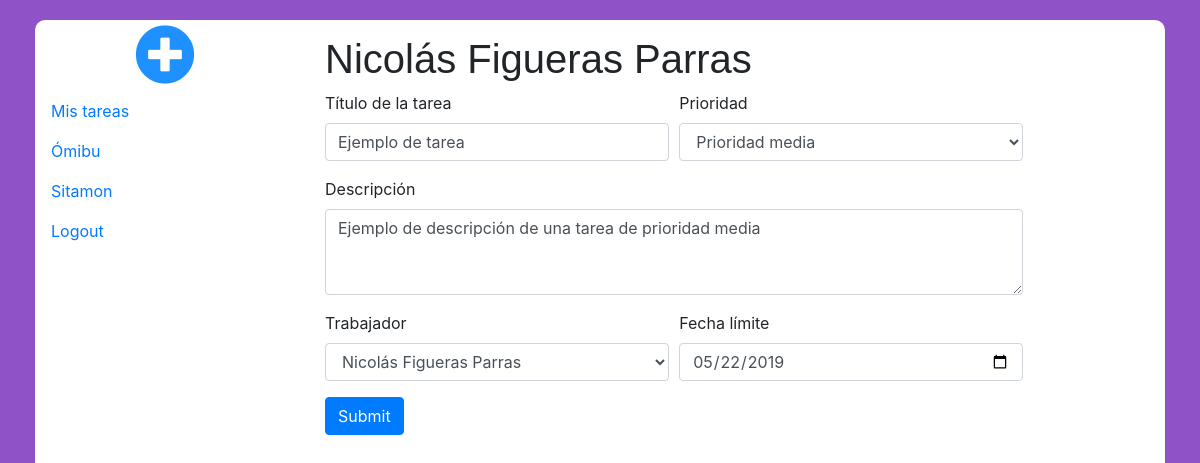
Page /Tasks/modifyTask.php?task=2 (signed in) on the committed database.
### tables this page shows
CREATE TABLE `trabajadores` (
  `ID_trabajador` bigint(20) UNSIGNED NOT NULL,
  `Nombre` varchar(20) NOT NULL,
  `Apellidos` varchar(50) NOT NULL,
  `Direccion` varchar(70) NOT NULL,
  `Puesto` varchar(40) NOT NULL,
  `Email` varchar(50) NOT NULL,
  `Password` varchar(15) NOT NULL,
  `Telefono` varchar(20) NOT NULL
);

CREATE TABLE `clientes` (
  `ID_cliente` bigint(20) UNSIGNED NOT NULL,
  `Nombre` varchar(50) NOT NULL
);

CREATE TABLE `tareas` (
  `ID_tarea` bigint(20) UNSIGNED NOT NULL,
  `Nombre` varchar(100) NOT NULL,
  `Descripcion` varchar(150) NOT NULL,
  `Fecha` date NOT NULL,
  `Prioridad` int(1) NOT NULL,
  `Trabajador` bigint(20) NOT NULL,
  `Cliente` bigint(20) NOT NULL,
  `Finalizado` int(1) NOT NULL
);

### tasks/modifyTask.php (the view, shortened to what this page needs)
<!DOCTYPE HTML>
<html lang="es">
	<head>
		<link rel="stylesheet" type="text/css" href="../css/main.css">
		<link rel="stylesheet" href="https://stackpath.bootstrapcdn.com/bootstrap/4.3.1/css/bootstrap.min.css">
		<link rel="stylesheet" href="https://use.fontawesome.com/releases/v5.8.1/css/all.css">
	</head>
	<body>
			<?php
                $db = connectDb();
            ?>
			<?php
				$workerData = mysqli_fetch_array(mysqli_query($db, "SELECT * FROM trabajadores WHERE Email = '$_SESSION[email]'"));
			?>
		<div class="container-fluid">
			<div class="mainBox">
                    <div class="row">
                            <div class="col-3 addClientBox">
                                <a href="#"><i class="fas fa-plus-circle addClientBtn"></i></a>
                            </div>
                            <div class="col-9 welcomeMessage">
                                <h1><?php echo $workerData['Nombre']." ".$workerData['Apellidos'] ?></h1>
                            </div>
                    </div>
                    <div class="row">
                            <div class="col-3">
                                <div class="nav flex-column nav-pills" id="v-pills-tab" role="tablist" aria-orientation="vertical">
                                    <a class="nav-link" href="../myTasks/">Mis tareas</a>
                                    <?php
                                        $clientsQuery = mysqli_query($db, "SELECT * FROM clientes");
                                        if($row = mysqli_fetch_array($clientsQuery)){
                                            do{
                                                if(isset($_GET['client'])){
                                                    if($_GET['client'] == $row['ID_cliente']){
                                                        echo "<a class='nav-link active' href='../index.php?client='$row[ID_cliente]'>".$row['Nombre']."</a>";
                                                    }else{
                                                        echo "<a class='nav-link' href='../index.php?client=$row[ID_cliente]'>".$row['Nombre']."</a>";
                                                    }
                                                }else{
                                                    echo "<a class='nav-link' href='../index.php?client=$row[ID_cliente]'>".$row['Nombre']."</a>";
                                                }
                                            }while($row = mysqli_fetch_array($clientsQuery));
                                        }
                                    ?>
                                    <a class="nav-link" href="../login/logout.php">Logout</a>
                                </div>
                            </div>
                            <div class="col-9">
                                <div class="tab-content" id="v-pills-tabContent">
                                    <div class="tab-pane fade show active" id="v-pills-home" role="tabpanel" aria-labelledby="v-pills-home-tab">
                                        <form action="addTask.php" method="post" id="addTaskForm">
                                                <?php
                                                    $actualValues = mysqli_fetch_array(mysqli_query($db, "SELECT * FROM tareas WHERE ID_tarea = '$_GET[task]'"));
                                                ?>
                                            <div class="form-row">
                                                <div class="form-group col-md-5">
                                                    <label for="title">Título de la tarea</label>
                                                    <input id="title" name="title" type="text" class="form-control" value="<?php echo $actualValues['Nombre'] ?>" required>
                                                </div>
                                                <div class="form-group col-md-5">
                                                    <label for="priority">Prioridad</label>
                                                    <select id="priority" name="priority" class="form-control">
                                                            <?php
                                                                if($actualValues['Prioridad'] == '1'){
                                                                    echo "
                                                                        <option value='0' disabled>Escoja una prioridad...</option>
                                                                        <option selected value='1'>Prioridad alta</option>
                                                                        <option value='2'>Prioridad media</option>
                                                                        <option value='3'>Prioridad baja</option>
                                                                    ";
                                                                }elseif($actualValues['Prioridad'] == '2'){
                                                                    echo "
                                                                        <option value='0' disabled>Escoja una prioridad...</option>
                                                                        <option value='1'>Prioridad alta</option>
                                                                        <option selected value='2'>Prioridad media</option>
                                                                        <option value='3'>Prioridad baja</option>
                                                                    ";
                                                                }
                                                            ?>
                                                    </select>
                                                </div>
                                            </div>
                                            <div class="form-row">
                                                <div class="form-group col-md-10">
                                                    <label for="description">Descripción</label>
                                                    <textarea class="form-control" name="description" value="<?php echo $actualValues['Descripcion'] ?>" id="description" rows="3"><?php echo $actualValues['Descripcion'] ?></textarea>
                                                </div>
                                            </div>
                                            <div class="form-row">
                                                <div class="form-group col-md-5">
                                                    <label for="worker">Trabajador</label>
                                                    <select id="worker" name="worker" class="form-control">
                                                        <?php
                                                            $workerQuery = mysqli_query($db, "SELECT ID_trabajador, Nombre, Apellidos FROM trabajadores");
                                                            $rows = mysqli_num_rows($workerQuery);
                                                            for($i=0;$i<$rows;$i++){
                                                                $data=mysqli_fetch_array($workerQuery);
                                                                if($data['ID_trabajador'] == $actualValues['Trabajador']){
                                                                    echo "<option selected value='$data[ID_trabajador]'>$data[Nombre] $data[Apellidos]</option>";
                                                                }else{
                                                                    echo "<option value='$data[ID_trabajador]'>$data[Nombre] $data[Apellidos]</option>";
                                                                }
                                                            }
                                                        ?>
                                                    </select>
                                                </div>
                                                <div class="form-group col-md-5">
                                                    <label for="limitDate">Fecha límite</label>
                                                    <input type="date" class="form-control" value="<?php echo $actualValues['Fecha'] ?>"  name="limitDate" id="limitDate">
                                                </div>
                                            </div>
                                            <div class="form-row">
                                                <div class="form-group col-md-2">
                                                    <input type="submit" class="btn btn-primary" id="addTask" name="addTask">
                                                </div>
                                            </div>
                                        </form>
                                    </div>
                                </div>
                            </div>
                    </div>
			</div>
		</div>
	</body>
</html>

### css/main.css (style rules this page uses)
h1 { font-family: arial, sans-serif; font-size: 16px; font-weight: bold; padding-top: 15px; margin-bottom: 1px; }
body { background-color: #9053c7 !important; }
.mainBox { margin: 20px !important; background: white !important; height:95vh; border-radius: 10px; }
.addClientBtn { font-size: 60px; color: dodgerblue; padding-top: 5px; }
.addClientBox { text-align: center; }
body { font-family: Poppins-Regular, sans-serif; }

### rows in the picture
trabajadores: Nombre "Nicolás", Apellidos "Figueras Parras"
clientes: Nombre "Ómibu"
clientes: Nombre "Sitamon"
tareas: title "Ejemplo de tarea", priority "Prioridad media", description "Ejemplo de descripción de una tarea de prioridad media", limitDate "05/22/2019"

### other values in the picture
form field worker "Nicolás Figueras Parras"
